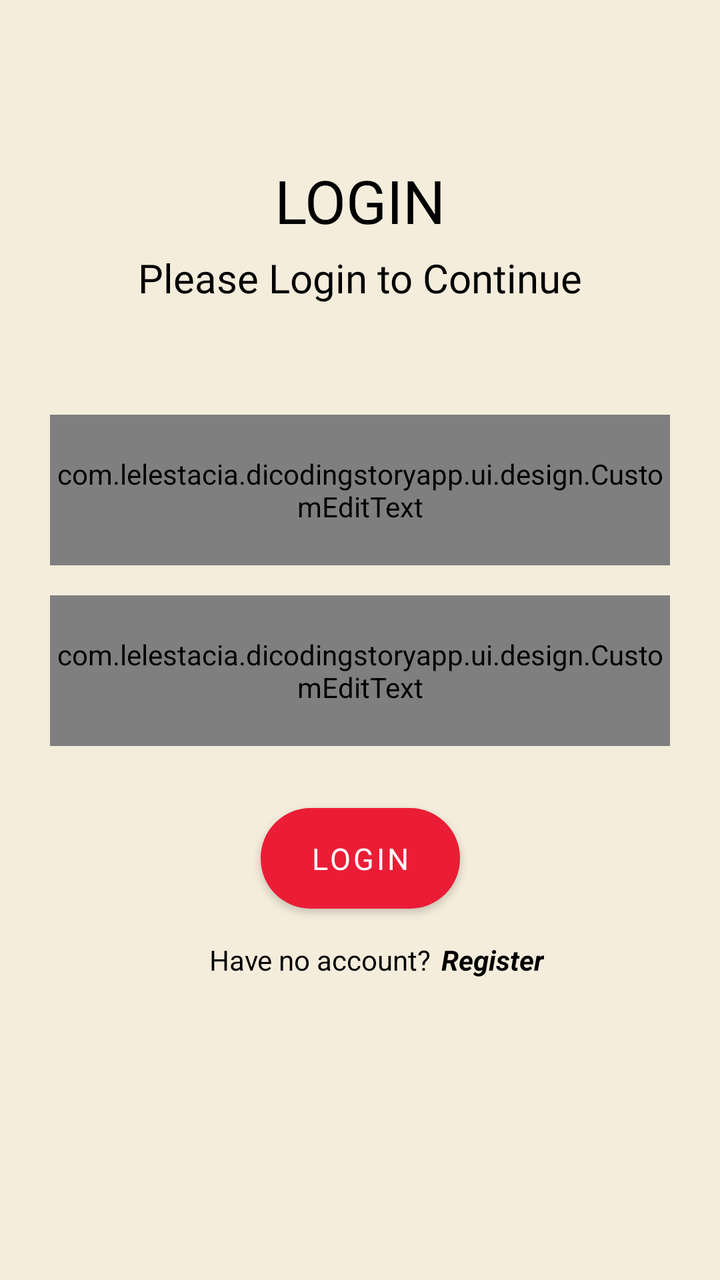
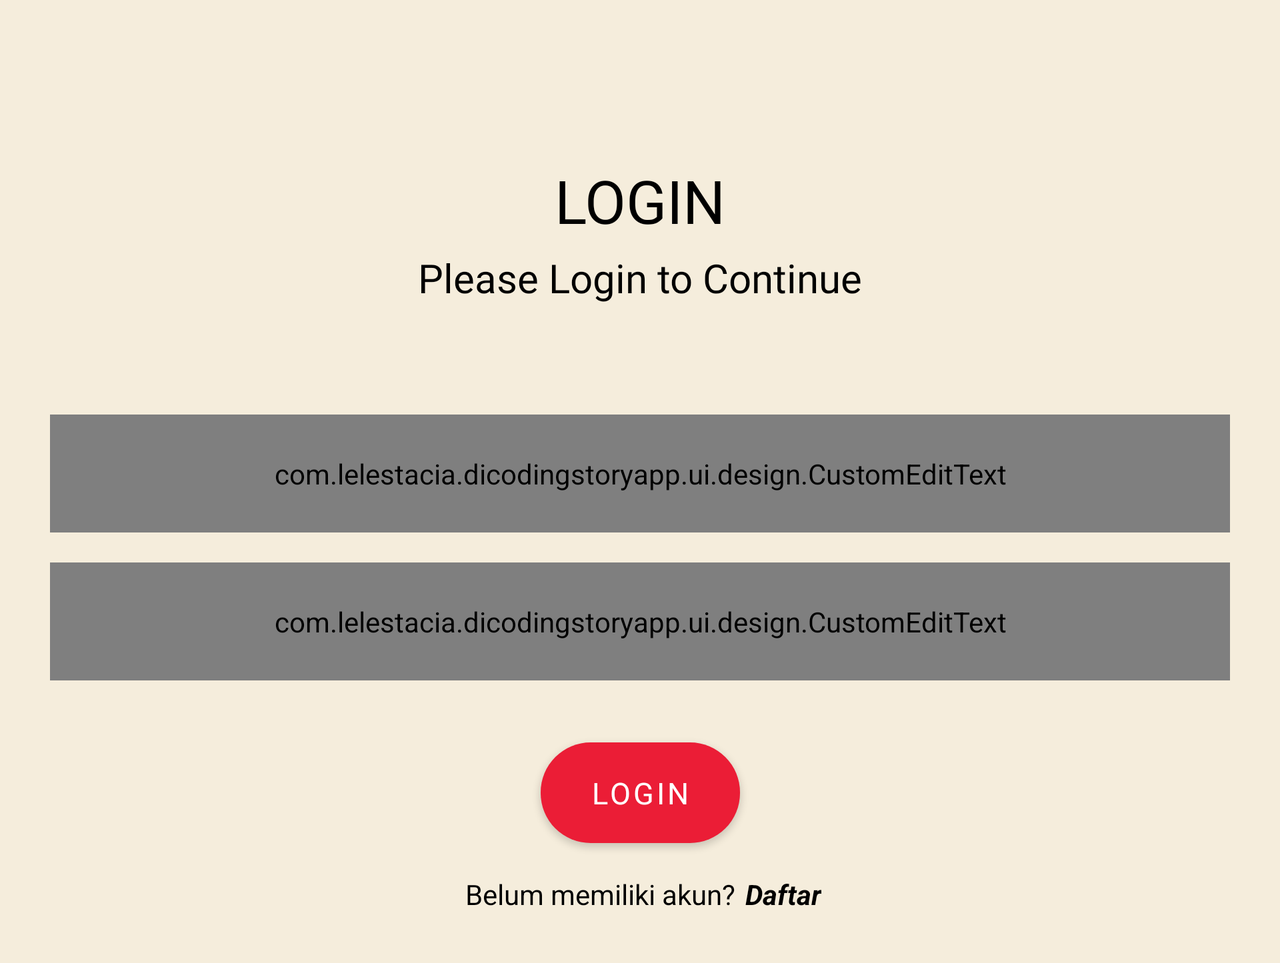

First picture: res/layout/ on a phone held upright. Second picture: the repository's own variant of that layout, on a device whose configuration matches the variant's folder. Source for both follows.
<!-- AndroidManifest.xml: application theme Theme.DicodingStoryApp -->
<!-- res/layout/fragment_login.xml -->
<?xml version="1.0" encoding="utf-8"?>
<androidx.constraintlayout.widget.ConstraintLayout xmlns:android="http://schemas.android.com/apk/res/android"
    xmlns:app="http://schemas.android.com/apk/res-auto"
    xmlns:tools="http://schemas.android.com/tools"
    android:layout_width="match_parent"
    android:layout_height="match_parent"
    android:background="?attr/colorPrimary"
    android:padding="25dp"
    tools:context=".ui.fragment.LoginFragment">

    <TextView
        android:id="@+id/tvBanner"
        android:layout_width="wrap_content"
        android:layout_height="wrap_content"
        android:layout_marginTop="55dp"
        android:fontFamily="@font/sen_extrabold"
        android:text="LOGIN"
        android:textAlignment="center"
        android:textColor="?android:attr/textColorPrimary"
        android:textSize="30sp"
        app:layout_constraintEnd_toEndOf="parent"
        app:layout_constraintStart_toStartOf="parent"
        app:layout_constraintTop_toTopOf="parent" />

    <TextView
        android:id="@+id/tvSubbanner"
        android:layout_width="wrap_content"
        android:layout_height="wrap_content"
        android:layout_marginTop="5dp"
        android:fontFamily="@font/sen"
        android:text="Please Login to Continue"
        android:textColor="?android:attr/textColorPrimary"
        android:textSize="20sp"
        app:layout_constraintEnd_toEndOf="parent"
        app:layout_constraintStart_toStartOf="parent"
        app:layout_constraintTop_toBottomOf="@id/tvBanner" />

    <com.lelestacia.dicodingstoryapp.ui.design.CustomEditText
        android:id="@+id/edtEmail"
        android:layout_width="match_parent"
        android:layout_height="wrap_content"
        android:layout_marginTop="55dp"
        android:background="@drawable/form_background"
        android:drawableStart="@drawable/ic_outline_email"
        android:drawablePadding="10dp"
        android:drawableTint="?android:attr/textColorPrimary"
        android:fontFamily="@font/sen"
        android:hint="Please Input Your Email"
        android:inputType="textEmailAddress"
        android:textColor="?android:attr/textColorPrimary"
        android:textColorHint="?android:attr/textColorPrimary"
        app:layout_constraintEnd_toEndOf="parent"
        app:layout_constraintStart_toStartOf="parent"
        app:layout_constraintTop_toBottomOf="@+id/tvSubbanner" />

    <com.lelestacia.dicodingstoryapp.ui.design.CustomEditText
        android:id="@+id/edtPassword"
        android:layout_width="match_parent"
        android:layout_height="wrap_content"
        android:layout_marginTop="15dp"
        android:background="@drawable/form_background"
        android:drawableStart="@drawable/ic_outline_lock"
        android:drawablePadding="10dp"
        android:drawableTint="?android:attr/textColorPrimary"
        android:fontFamily="@font/sen"
        android:hint="Please input your password"
        android:inputType="textPassword"
        android:textColor="?android:attr/textColorPrimary"
        android:textColorHint="?android:attr/textColorPrimary"
        app:layout_constraintEnd_toEndOf="parent"
        app:layout_constraintStart_toStartOf="parent"
        app:layout_constraintTop_toBottomOf="@id/edtEmail" />

    <com.google.android.material.button.MaterialButton
        android:id="@+id/btnLogin"
        android:layout_width="wrap_content"
        android:layout_height="wrap_content"
        android:layout_marginTop="25dp"
        android:fontFamily="@font/sen_bold"
        android:paddingStart="25dp"
        android:paddingTop="15dp"
        android:paddingEnd="25dp"
        android:paddingBottom="15dp"
        android:text="LOGIN"
        android:textColor="@color/white"
        android:textSize="15sp"
        app:backgroundTint="@color/red"
        app:cornerRadius="25dp"
        app:layout_constraintEnd_toEndOf="parent"
        app:layout_constraintStart_toStartOf="parent"
        app:layout_constraintTop_toBottomOf="@id/edtPassword" />

    <TextView
        android:id="@+id/tvHasNoAccount"
        android:layout_width="wrap_content"
        android:layout_height="wrap_content"
        android:layout_marginTop="10dp"
        android:layout_marginEnd="40dp"
        android:text="Have no account?"
        android:textColor="?android:attr/textColorPrimary"
        app:layout_constraintEnd_toEndOf="@+id/btnLogin"
        app:layout_constraintStart_toStartOf="@+id/btnLogin"
        app:layout_constraintTop_toBottomOf="@id/btnLogin" />

    <TextView
        android:id="@+id/tvRegister"
        android:layout_width="wrap_content"
        android:layout_height="wrap_content"
        android:layout_marginStart="5dp"
        android:text="Register"
        android:textColor="?android:attr/textColorPrimary"
        android:textStyle="bold|italic"
        app:layout_constraintBottom_toBottomOf="@+id/tvHasNoAccount"
        app:layout_constraintStart_toEndOf="@+id/tvHasNoAccount"
        app:layout_constraintTop_toTopOf="@+id/tvHasNoAccount" />
</androidx.constraintlayout.widget.ConstraintLayout>
<!-- resources referenced by this layout -->
<resources>
  <color name="red">#EB1D36</color>
  <color name="white">#FFFFFFFF</color>
  <!-- drawable form_background (drawable) -->
  <?xml version="1.0" encoding="utf-8"?>
  <shape xmlns:android="http://schemas.android.com/apk/res/android">
      <solid android:color="?attr/colorTertiary"/>
      <corners android:radius="30dp"/>
      <padding android:left="20dp"
          android:top="20dp"
          android:right="15dp"
          android:bottom="20dp"/>
      <stroke android:color="?android:attr/textColorPrimary"
          android:width="1dp"/>
  </shape>
  <style name="Theme.DicodingStoryApp" parent="Theme.MaterialComponents.DayNight.NoActionBar">
          
          <item name="colorPrimary">@color/beige</item>
          <item name="colorPrimaryVariant">@color/grey</item>
          <item name="colorOnPrimary">@color/beige</item>
          <item name="android:textColorPrimary">@color/black</item>
  
          
          <item name="colorSecondary">@color/peach</item>
          <item name="colorSecondaryVariant">@color/teal_700</item>
          <item name="colorOnSecondary">@color/black</item>
          <item name="android:statusBarColor">?attr/colorPrimaryVariant</item>
          <item name="titleTextColor">@color/black</item>
          <item name="colorTertiary">@color/grey</item>
          <item name="iconTint">@color/white</item>
  
          
          <item name="tabBackground">@color/red</item>
          <item name="tabTextColor">@color/broken_white</item>
          <item name="tabSelectedTextColor">@color/white</item>
          <item name="tabIndicatorColor">@color/teal</item>
          
          
          <item name="indicatorColor">@color/red</item>
          <item name="trackColor">@color/peach</item>
      </style>
  <color name="beige">#F5EDDC</color>
  <color name="grey">#CFD2CF</color>
  <color name="black">#FF000000</color>
  <color name="peach">#FA9494</color>
  <color name="teal_700">#FF018786</color>
  <color name="broken_white">#EEEEEE</color>
  <color name="teal">#00ADB5</color>
</resources>
<!-- res/layout-land/fragment_login.xml (the repository's variant of the layout above) -->
<!-- drawn on the phone turned sideways -->
<?xml version="1.0" encoding="utf-8"?>
<ScrollView xmlns:android="http://schemas.android.com/apk/res/android"
    xmlns:app="http://schemas.android.com/apk/res-auto"
    android:layout_width="match_parent"
    android:layout_height="wrap_content">

    <androidx.constraintlayout.widget.ConstraintLayout
        android:layout_width="match_parent"
        android:layout_height="wrap_content"
        android:background="?attr/colorPrimary"
        android:padding="25dp">

        <TextView
            android:id="@+id/tvBanner"
            android:layout_width="wrap_content"
            android:layout_height="wrap_content"
            android:layout_marginTop="55dp"
            android:fontFamily="@font/sen_extrabold"
            android:text="LOGIN"
            android:textAlignment="center"
            android:textColor="?android:attr/textColorPrimary"
            android:textSize="30sp"
            app:layout_constraintEnd_toEndOf="parent"
            app:layout_constraintStart_toStartOf="parent"
            app:layout_constraintTop_toTopOf="parent" />

        <TextView
            android:id="@+id/tvSubbanner"
            android:layout_width="wrap_content"
            android:layout_height="wrap_content"
            android:layout_marginTop="5dp"
            android:fontFamily="@font/sen"
            android:text="Please Login to Continue"
            android:textColor="?android:attr/textColorPrimary"
            android:textSize="20sp"
            app:layout_constraintEnd_toEndOf="parent"
            app:layout_constraintStart_toStartOf="parent"
            app:layout_constraintTop_toBottomOf="@id/tvBanner" />

        <com.lelestacia.dicodingstoryapp.ui.design.CustomEditText
            android:id="@+id/edtEmail"
            android:layout_width="match_parent"
            android:layout_height="wrap_content"
            android:layout_marginTop="55dp"
            android:background="@drawable/form_background"
            android:drawableStart="@drawable/ic_outline_email"
            android:drawablePadding="10dp"
            android:drawableTint="?android:attr/textColorPrimary"
            android:fontFamily="@font/sen"
            android:hint="Please Input Your Email"
            android:inputType="textEmailAddress"
            android:textColor="?android:attr/textColorPrimary"
            android:textColorHint="?android:attr/textColorPrimary"
            app:layout_constraintEnd_toEndOf="parent"
            app:layout_constraintStart_toStartOf="parent"
            app:layout_constraintTop_toBottomOf="@+id/tvSubbanner" />

        <com.lelestacia.dicodingstoryapp.ui.design.CustomEditText
            android:id="@+id/edtPassword"
            android:layout_width="match_parent"
            android:layout_height="wrap_content"
            android:layout_marginTop="15dp"
            android:background="@drawable/form_background"
            android:drawableStart="@drawable/ic_outline_lock"
            android:drawablePadding="10dp"
            android:drawableTint="?android:attr/textColorPrimary"
            android:fontFamily="@font/sen"
            android:hint="Please input your password"
            android:inputType="textPassword"
            android:textColor="?android:attr/textColorPrimary"
            android:textColorHint="?android:attr/textColorPrimary"
            app:layout_constraintEnd_toEndOf="parent"
            app:layout_constraintStart_toStartOf="parent"
            app:layout_constraintTop_toBottomOf="@id/edtEmail" />

        <com.google.android.material.button.MaterialButton
            android:id="@+id/btnLogin"
            android:layout_width="wrap_content"
            android:layout_height="wrap_content"
            android:layout_marginTop="25dp"
            android:fontFamily="@font/sen_bold"
            android:paddingStart="25dp"
            android:paddingTop="15dp"
            android:paddingEnd="25dp"
            android:paddingBottom="15dp"
            android:text="LOGIN"
            android:textColor="@color/white"
            android:textSize="15sp"
            app:backgroundTint="@color/red"
            app:cornerRadius="25dp"
            app:layout_constraintEnd_toEndOf="parent"
            app:layout_constraintStart_toStartOf="parent"
            app:layout_constraintTop_toBottomOf="@id/edtPassword" />

        <TextView
            android:id="@+id/tvHasNoAccount"
            android:layout_width="wrap_content"
            android:layout_height="wrap_content"
            android:layout_marginTop="10dp"
            android:layout_marginEnd="40dp"
            android:text="Belum memiliki akun?"
            android:textColor="?android:attr/textColorPrimary"
            app:layout_constraintEnd_toEndOf="@+id/btnLogin"
            app:layout_constraintStart_toStartOf="@+id/btnLogin"
            app:layout_constraintTop_toBottomOf="@id/btnLogin" />

        <TextView
            android:id="@+id/tvRegister"
            android:layout_width="wrap_content"
            android:layout_height="wrap_content"
            android:layout_marginStart="5dp"
            android:text="Daftar"
            android:textColor="?android:attr/textColorPrimary"
            android:textStyle="italic|bold"
            app:layout_constraintBottom_toBottomOf="@+id/tvHasNoAccount"
            app:layout_constraintStart_toEndOf="@+id/tvHasNoAccount"
            app:layout_constraintTop_toTopOf="@+id/tvHasNoAccount" />
    </androidx.constraintlayout.widget.ConstraintLayout>
</ScrollView>
